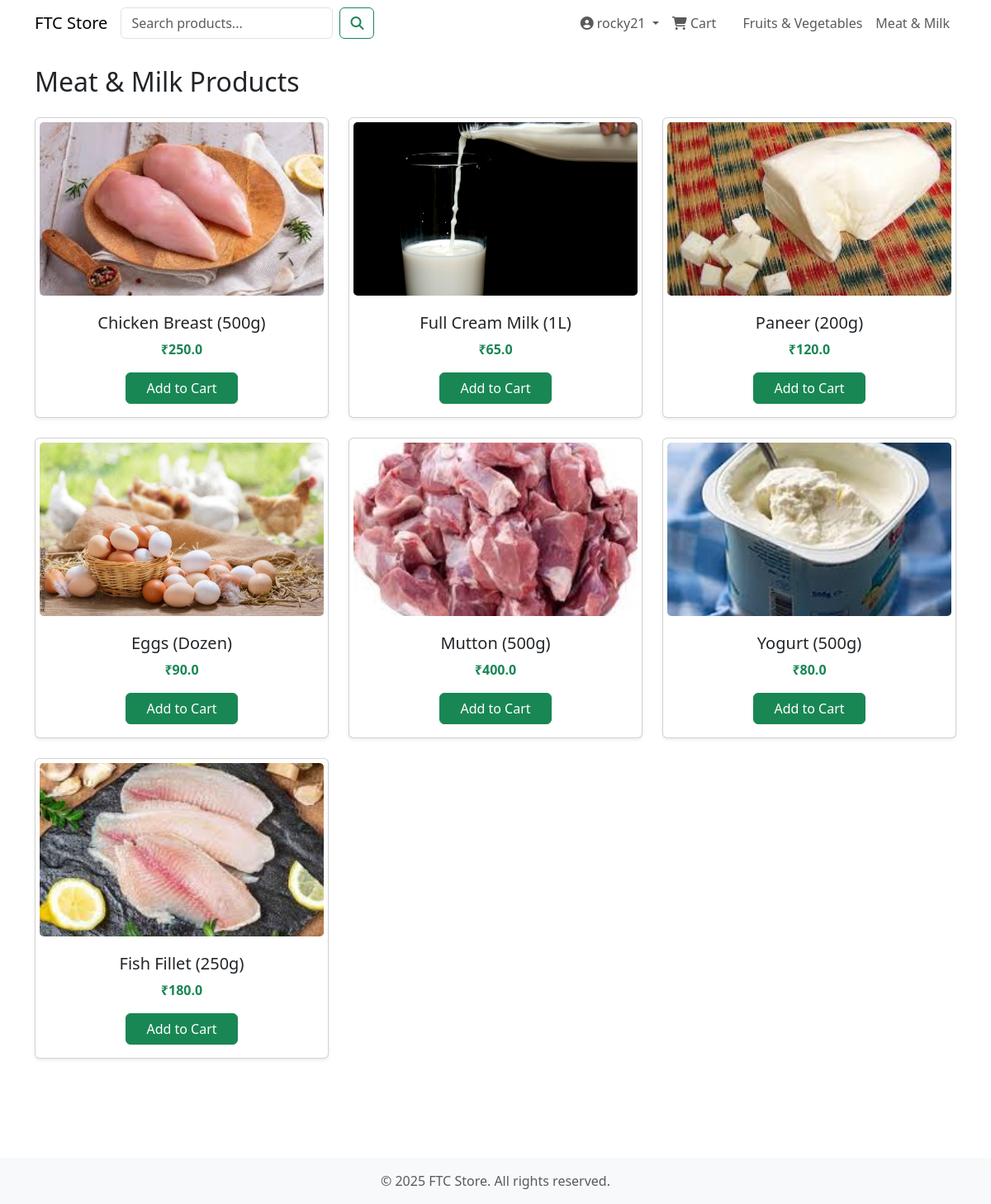
The page /meat_milk (signed in) on the database its author committed.
### main.py (models this page shows)
class User(UserMixin, db.Model):
    id = db.Column(db.Integer, primary_key=True)
    username = db.Column(db.String(100), unique=True, nullable=False)
    email = db.Column(db.String(120), unique=True, nullable=False)
    password = db.Column(db.String(200), nullable=False)
    role = db.Column(db.String(20), default='customer', nullable=False)

class Product(db.Model):
    id = db.Column(db.Integer, primary_key=True)
    name = db.Column(db.String(100), nullable=False)
    category = db.Column(db.String(100), nullable=False)
    price = db.Column(db.Float, nullable=False)
    image = db.Column(db.String(200), nullable=False)

### main.py (the view)
@app.route('/meat_milk')
def meat_milk():
    products = Product.query.filter_by(category='meat_milk').all()
    return render_template('meat_milk.html', products=products)

### main.py (called while the page is built)
@login_manager.user_loader
def load_user(user_id):
    return User.query.get(int(user_id))

### templates/meat_milk.html
{% extends "base.html" %}
{% block content %}
<h2 class="my-4">Meat & Milk Products</h2>
<div class="row">
    {% for product in products %}
    <div class="col-md-4 mb-4">
        <div class="card h-100 shadow-sm">
            <img src="{{ url_for('static', filename=product.image) }}"
                 class="card-img-top"
                 alt="{{ product.name }}"
                 style="height: 220px; width: 100%; object-fit: cover; padding: 5px; border-radius: 10px;">
            <div class="card-body text-center">
                <h5 class="card-title">{{ product.name }}</h5>
                <p class="card-text fw-bold text-success">₹{{ product.price }}</p>
                <a href="{{ url_for('add_to_cart', product_id=product.id) }}" class="btn btn-success px-4">Add to Cart</a>
            </div>
        </div>
    </div>
    {% endfor %}
</div>
{% endblock %}

### templates/base.html (shortened to what this page needs)
<!doctype html>
<html lang="en">
<head>
    <link href="https://cdn.jsdelivr.net/npm/bootstrap@5.3.0/dist/css/bootstrap.min.css" rel="stylesheet">
    <link href="https://cdnjs.cloudflare.com/ajax/libs/font-awesome/6.5.0/css/all.min.css" rel="stylesheet">
</head>
<body>
<nav class="navbar navbar-expand-lg navbar-light navbar-custom">
    <div class="container">
        <a class="navbar-brand" href="{{ url_for('home') }}">FTC Store</a>
        <div class="collapse navbar-collapse" id="navbarNav">
            <form class="d-flex navbar-search-form" action="{{ url_for('home') }}" method="GET">
                <input class="form-control me-2" type="search" name="query" placeholder="Search products..." aria-label="Search">
                <button class="btn btn-outline-success" type="submit"><i class="fas fa-search"></i></button>
            </form>
            <ul class="navbar-nav ms-auto navbar-utility-links">
                {% if not current_user.is_authenticated %}
                    <li class="nav-item">
                        <a class="nav-link" href="{{ url_for('login') }}"><i class="fas fa-sign-in-alt"></i> Login</a>
                    </li>
                    <li class="nav-item">
                        <a class="nav-link" href="{{ url_for('signup') }}"><i class="fas fa-user-plus"></i> Signup</a>
                    </li>
                {% else %}
                    <li class="nav-item dropdown">
                        <a class="nav-link dropdown-toggle" href="#" id="navbarDropdown" role="button" data-bs-toggle="dropdown" aria-expanded="false">
                            <i class="fas fa-user-circle"></i> {{ current_user.username }}
                        </a>
                    </li>
                {% endif %}
                <li class="nav-item {% if request.endpoint == 'cart' %}active{% endif %}">
                    <a class="nav-link" href="{{ url_for('cart') }}">
                        <i class="fas fa-shopping-cart"></i> Cart
                    </a>
                </li>
            </ul>
            <ul class="navbar-nav ms-3">
                <li class="nav-item {% if request.endpoint == 'fruits_vegetables' %}active{% endif %}">
                    <a class="nav-link" href="{{ url_for('fruits_vegetables') }}">Fruits & Vegetables</a>
                </li>
                <li class="nav-item {% if request.endpoint == 'meat_milk' %}active{% endif %}">
                    <a class="nav-link" href="{{ url_for('meat_milk') }}">Meat & Milk</a>
                </li>
            </ul>
        </div>
    </div>
</nav>
<div class="container mt-4 mb-5 pb-5">
    {% block content %}{% endblock %}
</div>
<footer class="footer mt-auto py-3 text-center bg-light">
    <div class="container">
        <span class="text-muted">© 2025 FTC Store. All rights reserved.</span>
    </div>
</footer>
</body>
</html>

### rows shown on the page
User: username "rocky21"
Product: image (picture), name "Chicken Breast (500g)", price "250.0"
Product: image (picture), name "Full Cream Milk (1L)", price "65.0"
Product: image (picture), name "Paneer (200g)", price "120.0"
Product: image (picture), name "Eggs (Dozen)", price "90.0"
Product: image (picture), name "Mutton (500g)", price "400.0"
Product: image (picture), name "Yogurt (500g)", price "80.0"
Product: image (picture), name "Fish Fillet (250g)", price "180.0"
